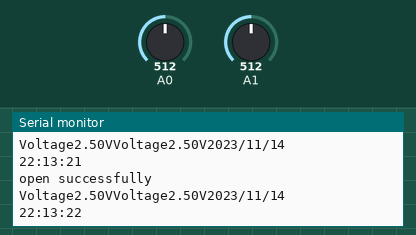
Recording of a sketch running on a simulated Arduino Uno, built with avr-gcc and run on an emulated ATmega328P. Parts: the last lines printed to the serial monitor. The test bench sets the inputs (shaded band); at power-on: A0 = 512, A1 = 512. The local clock reads 2024-03-15 10:24:30 at power-on unless the sketch sets it; storage starts empty.

Above: at 2.8 s.
2.9 s: A0 set to 716
At 3.8 s:
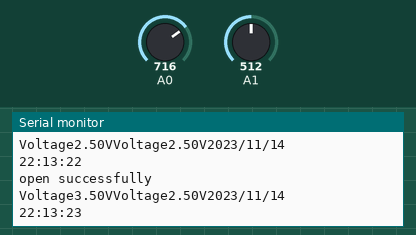
4.4 s: A1 set to 716
At 5.7 s:
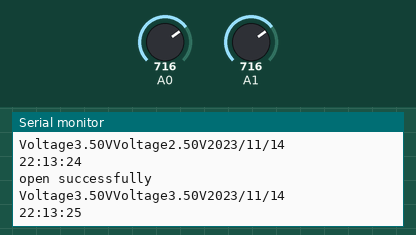
5.9 s: A0 set to 900
At 6.6 s:
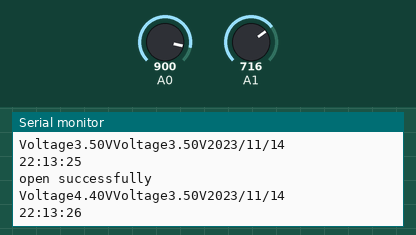
7.4 s: A1 set to 900
At 7.4 s:
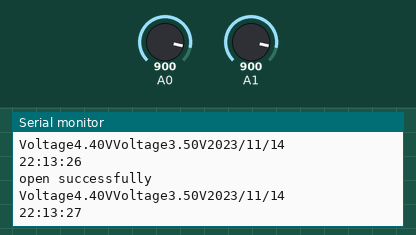
Timing chart, 0 to 9.9 s (numbered marks = the images above; inputs shaded):
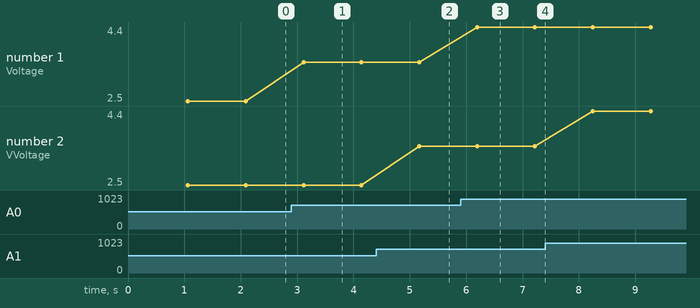

The sketch:

SolitDataGen.ino
```cpp
/*Arduino Temperature Voltage Data Logger with SD Mod
   https://randomnerdtutorials.com/arduino-temperature-data-logger-with-sd-card-module/
   To see the Schematics ^
*/

#include <SPI.h>
#include <SD.h>
#include <RTClib.h>


/*  Should change to match the SD shield or module
    Arduino Ethernet sheild/modules : pin4
    Datalogging SD shields/modules: pin10
*/
const int chipSelect = 4;
const int numPin = 2;

//Create file to store data
File myFile;

//RTC
RTC_DS1307 rtc;

void setup() {
  //initialize the DHT
//   dht.begin();

  // initialize serial monitor
  Serial.begin(9600);

  // setup RTC
  while (!Serial);
  if (! rtc.begin()) {
    Serial.println("Couldn't find RTC");
    while (1);
  } else {
    //sets RTC to the date&time of the sketch was compiled
    rtc.adjust(DateTime(F(__DATE__), F(__TIME__)));
  }
  if (! rtc.isrunning()) {
    Serial.println("RTC NOT running");
  }

  // setup SD Card
  Serial.print("Initializing SD");

  if (!SD.begin(chipSelect)) {
    Serial.println("Initialization failed");
    return;
  }
  Serial.println("Completed initialization");

  // if file correctly opened, write to it:
  if (myFile) {
    Serial.println("File opened ok");
    //print data headings
    myFile.println("Date,Time,V1,V2");
  }
  myFile.close();
}

void loggingTime() {
  DateTime now = rtc.now();
  myFile = SD.open("Data.txt", FILE_WRITE);
  if (myFile) {
    myFile.print(now.year(), DEC);
    myFile.print('/');
    myFile.print(now.month(), DEC);
    myFile.print('/');
    myFile.print(now.day(), DEC);
    myFile.print(',');
    myFile.print(now.hour(), DEC);
    myFile.print(':');
    myFile.print(now.minute(), DEC);
    myFile.print(':');
    myFile.print(now.second(), DEC);
    myFile.print(",");
  }
  Serial.print(now.year(), DEC);
  Serial.print('/');
  Serial.print(now.month(), DEC);
  Serial.print('/');
  Serial.println(now.day(), DEC);
  Serial.print(now.hour(), DEC);
  Serial.print(':');
  Serial.print(now.minute(), DEC);
  Serial.print(':');
  Serial.println(now.second(), DEC);
  myFile.close();
  delay(1000);
}

void loggingVoltage() {
  // Open File
  myFile = SD.open(("Data.txt"), FILE_WRITE);
  if (myFile) {
    Serial.println("open successfully");
  }

  // Continue loop to capture data for set amount of pins
  // Loop starts at 0 and thus pin must connect to pin 0 increasing to whatever you want to end with
  for (int i = 0; i < numPin; i++) {

    // Record from pin and convert the temp reading to voltage.
    int t = analogRead(i);
    float v = t * 5.0 / 1023.0;
    myFile.print(v);
    myFile.print(",");

    //debugging
    Serial.print("Voltage");
    Serial.print(v);
    Serial.print("V");
  }
  myFile.println();
  myFile.close();
}


void loop() {
  // put your main code here, to run repeatedly:
  loggingTime();
  loggingVoltage();
}
```

Measured:
- after the input at 2.9 s, the serial monitor: prints a new line after 0.21 s (image 1)
- after the input at 4.4 s, the serial monitor: prints a new line after 0.77 s (image 2)
- after the input at 5.9 s, the serial monitor: prints a new line after 0.29 s (image 3)
- plotted number 1: 2.5 → 3.5 after the input at 2.9 s, 3.5 → 4.4 after the input at 5.9 s
